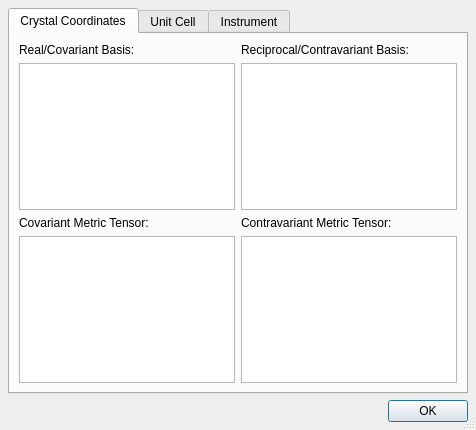
<?xml version="1.0" encoding="UTF-8"?>
<ui version="4.0">
 <class>RealParamDlg</class>
 <widget class="QDialog" name="RealParamDlg">
  <property name="geometry">
   <rect>
    <x>0</x>
    <y>0</y>
    <width>476</width>
    <height>430</height>
   </rect>
  </property>
  <property name="windowTitle">
   <string>Real Space Info</string>
  </property>
  <property name="sizeGripEnabled">
   <bool>true</bool>
  </property>
  <layout class="QGridLayout" name="gridLayout_2">
   <property name="margin">
    <number>8</number>
   </property>
   <item row="0" column="0">
    <widget class="QTabWidget" name="tabWidget">
     <property name="currentIndex">
      <number>0</number>
     </property>
     <widget class="QWidget" name="tab_3">
      <attribute name="title">
       <string>Crystal Coordinates</string>
      </attribute>
      <layout class="QGridLayout" name="gridLayout_6">
       <item row="0" column="0">
        <widget class="QLabel" name="label_3">
         <property name="text">
          <string>Real/Covariant Basis:</string>
         </property>
        </widget>
       </item>
       <item row="0" column="1">
        <widget class="QLabel" name="label_4">
         <property name="text">
          <string>Reciprocal/Contravariant Basis:</string>
         </property>
        </widget>
       </item>
       <item row="1" column="0">
        <widget class="QTextEdit" name="editBaseCov">
         <property name="readOnly">
          <bool>true</bool>
         </property>
        </widget>
       </item>
       <item row="1" column="1">
        <widget class="QTextEdit" name="editBaseCont">
         <property name="readOnly">
          <bool>true</bool>
         </property>
        </widget>
       </item>
       <item row="2" column="0">
        <widget class="QLabel" name="label_5">
         <property name="text">
          <string>Covariant Metric Tensor:</string>
         </property>
        </widget>
       </item>
       <item row="3" column="0">
        <widget class="QTextEdit" name="editMetricCov">
         <property name="readOnly">
          <bool>true</bool>
         </property>
        </widget>
       </item>
       <item row="2" column="1">
        <widget class="QLabel" name="label_6">
         <property name="text">
          <string>Contravariant Metric Tensor:</string>
         </property>
        </widget>
       </item>
       <item row="3" column="1">
        <widget class="QTextEdit" name="editMetricCont">
         <property name="readOnly">
          <bool>true</bool>
         </property>
        </widget>
       </item>
      </layout>
     </widget>
     <widget class="QWidget" name="tab_2">
      <attribute name="title">
       <string>Unit Cell</string>
      </attribute>
      <layout class="QGridLayout" name="gridLayout_5">
       <property name="margin">
        <number>4</number>
       </property>
       <item row="0" column="0">
        <widget class="QSplitter" name="splitter">
         <property name="orientation">
          <enum>Qt::Horizontal</enum>
         </property>
         <property name="handleWidth">
          <number>4</number>
         </property>
         <widget class="QListWidget" name="listAtoms">
          <property name="sizePolicy">
           <sizepolicy hsizetype="Expanding" vsizetype="Expanding">
            <horstretch>1</horstretch>
            <verstretch>0</verstretch>
           </sizepolicy>
          </property>
          <property name="toolTip">
           <string>Unit Cell</string>
          </property>
          <property name="alternatingRowColors">
           <bool>true</bool>
          </property>
         </widget>
         <widget class="QTreeWidget" name="treeNN">
          <property name="sizePolicy">
           <sizepolicy hsizetype="Expanding" vsizetype="Expanding">
            <horstretch>1</horstretch>
            <verstretch>0</verstretch>
           </sizepolicy>
          </property>
          <property name="toolTip">
           <string>Super Cell</string>
          </property>
          <property name="alternatingRowColors">
           <bool>true</bool>
          </property>
          <column>
           <property name="text">
            <string>Neighbours</string>
           </property>
          </column>
          <column>
           <property name="text">
            <string>Rel. Position</string>
           </property>
          </column>
         </widget>
        </widget>
       </item>
      </layout>
     </widget>
     <widget class="QWidget" name="tab">
      <attribute name="title">
       <string>Instrument</string>
      </attribute>
      <layout class="QGridLayout" name="gridLayout">
       <property name="margin">
        <number>4</number>
       </property>
       <item row="0" column="1">
        <widget class="QGroupBox" name="groupBox_4">
         <property name="title">
          <string>Angles</string>
         </property>
         <layout class="QGridLayout" name="gridLayout_3">
          <property name="margin">
           <number>4</number>
          </property>
          <property name="spacing">
           <number>2</number>
          </property>
          <item row="3" column="1">
           <widget class="QLineEdit" name="editThetaS">
            <property name="readOnly">
             <bool>true</bool>
            </property>
           </widget>
          </item>
          <item row="3" column="0">
           <widget class="QLabel" name="label_12">
            <property name="text">
             <string>θ_S (deg):</string>
            </property>
           </widget>
          </item>
          <item row="4" column="0">
           <widget class="QLabel" name="label">
            <property name="text">
             <string>2θ_A (deg):</string>
            </property>
           </widget>
          </item>
          <item row="1" column="1">
           <widget class="QLineEdit" name="editThetaM">
            <property name="readOnly">
             <bool>true</bool>
            </property>
           </widget>
          </item>
          <item row="2" column="0">
           <widget class="QLabel" name="label_11">
            <property name="text">
             <string>2θ_S (deg):</string>
            </property>
           </widget>
          </item>
          <item row="0" column="0">
           <widget class="QLabel" name="label_10">
            <property name="text">
             <string>2θ_M (deg):</string>
            </property>
           </widget>
          </item>
          <item row="1" column="0">
           <widget class="QLabel" name="label_19">
            <property name="text">
             <string>θ_M (deg):</string>
            </property>
           </widget>
          </item>
          <item row="0" column="1">
           <widget class="QLineEdit" name="edit2ThetaM">
            <property name="readOnly">
             <bool>true</bool>
            </property>
           </widget>
          </item>
          <item row="2" column="1">
           <widget class="QLineEdit" name="edit2ThetaS">
            <property name="readOnly">
             <bool>true</bool>
            </property>
           </widget>
          </item>
          <item row="5" column="0">
           <widget class="QLabel" name="label_2">
            <property name="text">
             <string>θ_A (deg):</string>
            </property>
           </widget>
          </item>
          <item row="4" column="1">
           <widget class="QLineEdit" name="edit2ThetaA">
            <property name="readOnly">
             <bool>true</bool>
            </property>
           </widget>
          </item>
          <item row="5" column="1">
           <widget class="QLineEdit" name="editThetaA">
            <property name="readOnly">
             <bool>true</bool>
            </property>
           </widget>
          </item>
         </layout>
        </widget>
       </item>
       <item row="0" column="0">
        <widget class="QGroupBox" name="groupBox_3">
         <property name="title">
          <string>Lengths</string>
         </property>
         <layout class="QGridLayout" name="gridLayout_4">
          <property name="margin">
           <number>4</number>
          </property>
          <property name="spacing">
           <number>2</number>
          </property>
          <item row="2" column="0">
           <widget class="QLabel" name="label_13">
            <property name="sizePolicy">
             <sizepolicy hsizetype="Expanding" vsizetype="Preferred">
              <horstretch>0</horstretch>
              <verstretch>0</verstretch>
             </sizepolicy>
            </property>
            <property name="text">
             <string>Sample → Analyser (cm):</string>
            </property>
           </widget>
          </item>
          <item row="1" column="0" colspan="2">
           <widget class="QLineEdit" name="editLenMonoSample">
            <property name="readOnly">
             <bool>true</bool>
            </property>
           </widget>
          </item>
          <item row="0" column="0" colspan="2">
           <widget class="QLabel" name="label_9">
            <property name="sizePolicy">
             <sizepolicy hsizetype="Expanding" vsizetype="Preferred">
              <horstretch>0</horstretch>
              <verstretch>0</verstretch>
             </sizepolicy>
            </property>
            <property name="text">
             <string>Monochromator → Sample (cm):</string>
            </property>
           </widget>
          </item>
          <item row="3" column="0" colspan="2">
           <widget class="QLineEdit" name="editLenSampleAna">
            <property name="readOnly">
             <bool>true</bool>
            </property>
           </widget>
          </item>
          <item row="5" column="0" colspan="2">
           <widget class="QLineEdit" name="editLenAnaDet">
            <property name="readOnly">
             <bool>true</bool>
            </property>
           </widget>
          </item>
          <item row="4" column="0" colspan="2">
           <widget class="QLabel" name="label_14">
            <property name="sizePolicy">
             <sizepolicy hsizetype="Expanding" vsizetype="Preferred">
              <horstretch>0</horstretch>
              <verstretch>0</verstretch>
             </sizepolicy>
            </property>
            <property name="text">
             <string>Analyser → Detector (cm):</string>
            </property>
           </widget>
          </item>
         </layout>
        </widget>
       </item>
       <item row="1" column="0" colspan="2">
        <spacer name="verticalSpacer">
         <property name="orientation">
          <enum>Qt::Vertical</enum>
         </property>
         <property name="sizeHint" stdset="0">
          <size>
           <width>20</width>
           <height>40</height>
          </size>
         </property>
        </spacer>
       </item>
      </layout>
     </widget>
    </widget>
   </item>
   <item row="1" column="0">
    <widget class="QDialogButtonBox" name="buttonBox">
     <property name="orientation">
      <enum>Qt::Horizontal</enum>
     </property>
     <property name="standardButtons">
      <set>QDialogButtonBox::Ok</set>
     </property>
    </widget>
   </item>
  </layout>
 </widget>
 <tabstops>
  <tabstop>tabWidget</tabstop>
  <tabstop>editBaseCov</tabstop>
  <tabstop>editBaseCont</tabstop>
  <tabstop>editMetricCov</tabstop>
  <tabstop>editMetricCont</tabstop>
  <tabstop>buttonBox</tabstop>
  <tabstop>listAtoms</tabstop>
  <tabstop>treeNN</tabstop>
  <tabstop>editLenMonoSample</tabstop>
  <tabstop>editLenSampleAna</tabstop>
  <tabstop>editLenAnaDet</tabstop>
  <tabstop>edit2ThetaM</tabstop>
  <tabstop>editThetaM</tabstop>
  <tabstop>edit2ThetaS</tabstop>
  <tabstop>editThetaS</tabstop>
  <tabstop>edit2ThetaA</tabstop>
  <tabstop>editThetaA</tabstop>
 </tabstops>
 <resources/>
 <connections>
  <connection>
   <sender>buttonBox</sender>
   <signal>accepted()</signal>
   <receiver>RealParamDlg</receiver>
   <slot>accept()</slot>
   <hints>
    <hint type="sourcelabel">
     <x>227</x>
     <y>493</y>
    </hint>
    <hint type="destinationlabel">
     <x>157</x>
     <y>274</y>
    </hint>
   </hints>
  </connection>
  <connection>
   <sender>buttonBox</sender>
   <signal>rejected()</signal>
   <receiver>RealParamDlg</receiver>
   <slot>reject()</slot>
   <hints>
    <hint type="sourcelabel">
     <x>295</x>
     <y>499</y>
    </hint>
    <hint type="destinationlabel">
     <x>286</x>
     <y>274</y>
    </hint>
   </hints>
  </connection>
 </connections>
</ui>
